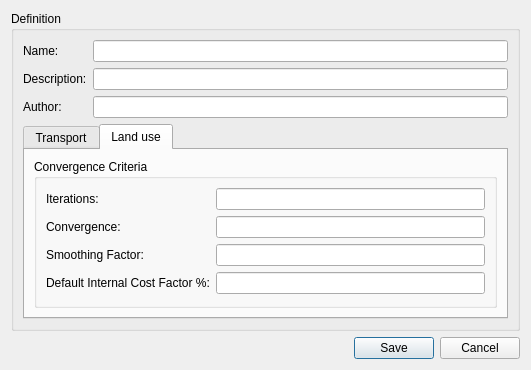
<?xml version="1.0" encoding="UTF-8"?>
<ui version="4.0">
 <class>Dialog</class>
 <widget class="QDialog" name="Dialog">
  <property name="geometry">
   <rect>
    <x>0</x>
    <y>0</y>
    <width>531</width>
    <height>350</height>
   </rect>
  </property>
  <property name="windowTitle">
   <string> Project | Options </string>
  </property>
  <layout class="QGridLayout" name="gridLayout">
   <item row="0" column="0">
    <layout class="QVBoxLayout" name="verticalLayout_2">
     <item>
      <layout class="QHBoxLayout" name="horizontalLayout_3">
       <item>
        <widget class="QGroupBox" name="project">
         <property name="sizePolicy">
          <sizepolicy hsizetype="Expanding" vsizetype="Preferred">
           <horstretch>0</horstretch>
           <verstretch>0</verstretch>
          </sizepolicy>
         </property>
         <property name="title">
          <string>Definition</string>
         </property>
         <layout class="QVBoxLayout" name="verticalLayout_4">
          <item>
           <layout class="QVBoxLayout" name="verticalLayout">
            <item>
             <layout class="QFormLayout" name="formLayout_7">
              <item row="0" column="1">
               <widget class="QLineEdit" name="name"/>
              </item>
              <item row="0" column="0">
               <widget class="QLabel" name="label">
                <property name="text">
                 <string>Name:</string>
                </property>
               </widget>
              </item>
              <item row="1" column="0">
               <widget class="QLabel" name="label_2">
                <property name="text">
                 <string>Description:</string>
                </property>
               </widget>
              </item>
              <item row="2" column="0">
               <widget class="QLabel" name="label_3">
                <property name="text">
                 <string>Author:</string>
                </property>
               </widget>
              </item>
              <item row="1" column="1">
               <widget class="QLineEdit" name="description"/>
              </item>
              <item row="2" column="1">
               <widget class="QLineEdit" name="author"/>
              </item>
             </layout>
            </item>
            <item>
             <widget class="QTabWidget" name="tabWidget">
              <property name="currentIndex">
               <number>1</number>
              </property>
              <widget class="QWidget" name="tab">
               <attribute name="title">
                <string>Transport</string>
               </attribute>
               <layout class="QVBoxLayout" name="verticalLayout_7">
                <item>
                 <widget class="QGroupBox" name="groupBox">
                  <property name="title">
                   <string>Convergence Criteria</string>
                  </property>
                  <layout class="QVBoxLayout" name="verticalLayout_3">
                   <item>
                    <layout class="QFormLayout" name="formLayout_3">
                     <item row="0" column="1">
                      <widget class="QLineEdit" name="trans_iterations"/>
                     </item>
                     <item row="1" column="1">
                      <widget class="QLineEdit" name="trans_convergence"/>
                     </item>
                     <item row="1" column="0">
                      <widget class="QLabel" name="label_4">
                       <property name="text">
                        <string>Convergence:</string>
                       </property>
                      </widget>
                     </item>
                     <item row="0" column="0">
                      <widget class="QLabel" name="label_5">
                       <property name="text">
                        <string>Iterations:</string>
                       </property>
                      </widget>
                     </item>
                     <item row="2" column="1">
                      <widget class="QLineEdit" name="trans_smoothing_factor"/>
                     </item>
                     <item row="2" column="0">
                      <widget class="QLabel" name="label_6">
                       <property name="text">
                        <string>Smoothing Factor:</string>
                       </property>
                      </widget>
                     </item>
                     <item row="3" column="1">
                      <widget class="QLineEdit" name="trans_route_similarity"/>
                     </item>
                     <item row="3" column="0">
                      <widget class="QLabel" name="label_7">
                       <property name="text">
                        <string>Route Similarity Factor %:</string>
                       </property>
                      </widget>
                     </item>
                    </layout>
                   </item>
                  </layout>
                 </widget>
                </item>
               </layout>
              </widget>
              <widget class="QWidget" name="tab_2">
               <attribute name="title">
                <string>Land use</string>
               </attribute>
               <layout class="QVBoxLayout" name="verticalLayout_6">
                <item>
                 <widget class="QGroupBox" name="groupBox_2">
                  <property name="title">
                   <string>Convergence Criteria</string>
                  </property>
                  <layout class="QVBoxLayout" name="verticalLayout_5">
                   <item>
                    <layout class="QFormLayout" name="formLayout_5">
                     <item row="0" column="0">
                      <widget class="QLabel" name="label_13">
                       <property name="text">
                        <string>Iterations:</string>
                       </property>
                      </widget>
                     </item>
                     <item row="0" column="1">
                      <widget class="QLineEdit" name="land_iterations"/>
                     </item>
                     <item row="1" column="0">
                      <widget class="QLabel" name="label_12">
                       <property name="text">
                        <string>Convergence:</string>
                       </property>
                      </widget>
                     </item>
                     <item row="1" column="1">
                      <widget class="QLineEdit" name="land_convergence"/>
                     </item>
                     <item row="2" column="0">
                      <widget class="QLabel" name="label_14">
                       <property name="text">
                        <string>Smoothing Factor:</string>
                       </property>
                      </widget>
                     </item>
                     <item row="2" column="1">
                      <widget class="QLineEdit" name="land_smoothing_factor"/>
                     </item>
                     <item row="3" column="1">
                      <widget class="QLineEdit" name="land_def_internal_cost_factor"/>
                     </item>
                     <item row="3" column="0">
                      <widget class="QLabel" name="label_8">
                       <property name="text">
                        <string>Default Internal Cost Factor %:</string>
                       </property>
                      </widget>
                     </item>
                    </layout>
                   </item>
                  </layout>
                 </widget>
                </item>
               </layout>
              </widget>
             </widget>
            </item>
           </layout>
          </item>
         </layout>
        </widget>
       </item>
      </layout>
     </item>
     <item>
      <widget class="QDialogButtonBox" name="buttonBox">
       <property name="orientation">
        <enum>Qt::Horizontal</enum>
       </property>
       <property name="standardButtons">
        <set>QDialogButtonBox::Cancel|QDialogButtonBox::Save</set>
       </property>
      </widget>
     </item>
    </layout>
   </item>
  </layout>
 </widget>
 <tabstops>
  <tabstop>buttonBox</tabstop>
 </tabstops>
 <resources/>
 <connections>
  <connection>
   <sender>buttonBox</sender>
   <signal>rejected()</signal>
   <receiver>Dialog</receiver>
   <slot>reject()</slot>
   <hints>
    <hint type="sourcelabel">
     <x>317</x>
     <y>496</y>
    </hint>
    <hint type="destinationlabel">
     <x>286</x>
     <y>274</y>
    </hint>
   </hints>
  </connection>
 </connections>
</ui>
